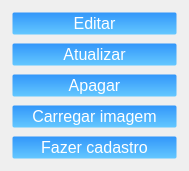
               <widget class="QFrame" name="frame_20">
                <property name="sizePolicy">
                 <sizepolicy hsizetype="Expanding" vsizetype="Expanding">
                  <horstretch>0</horstretch>
                  <verstretch>0</verstretch>
                 </sizepolicy>
                </property>
                <property name="maximumSize">
                 <size>
                  <width>189</width>
                  <height>219</height>
                 </size>
                </property>
                <property name="frameShape">
                 <enum>QFrame::NoFrame</enum>
                </property>
                <property name="frameShadow">
                 <enum>QFrame::Raised</enum>
                </property>
                <layout class="QGridLayout" name="gridLayout_38">
                 <item row="0" column="0">
                  <layout class="QVBoxLayout" name="verticalLayout_4">
                   <item>
                    <widget class="QPushButton" name="btn_editar_cadastro">
                     <property name="sizePolicy">
                      <sizepolicy hsizetype="Expanding" vsizetype="Expanding">
                       <horstretch>0</horstretch>
                       <verstretch>0</verstretch>
                      </sizepolicy>
                     </property>
                     <property name="maximumSize">
                      <size>
                       <width>16777215</width>
                       <height>30</height>
                      </size>
                     </property>
                     <property name="styleSheet">
                      <string notr="true">QPushButton {
    color: rgb(255, 255, 255);
    border-radius: 3px;
    font-size: 16px;
    background: qlineargradient(x1:0, y1:0, x2:0, y2:1, stop:0 rgb(50, 150, 250), stop:1 rgb(100, 200, 255)); /* Gradiente de azul claro para azul mais claro */
    border: 3px solid transparent;
}

QPushButton:hover {
    background: qlineargradient(x1:0, y1:0, x2:0, y2:1, stop:0 rgb(100, 180, 255), stop:1 rgb(150, 220, 255)); /* Gradiente de azul mais claro para azul ainda mais claro */
    color: black;
}
</string>
                     </property>
                     <property name="text">
                      <string>Editar</string>
                     </property>
                    </widget>
                   </item>
                   <item>
                    <widget class="QPushButton" name="btn_atualizar_cadastro">
                     <property name="sizePolicy">
                      <sizepolicy hsizetype="Expanding" vsizetype="Expanding">
                       <horstretch>0</horstretch>
                       <verstretch>0</verstretch>
                      </sizepolicy>
                     </property>
                     <property name="maximumSize">
                      <size>
                       <width>16777215</width>
                       <height>30</height>
                      </size>
                     </property>
                     <property name="styleSheet">
                      <string notr="true">QPushButton {
    color: rgb(255, 255, 255);
    border-radius: 3px;
    font-size: 16px;
    background: qlineargradient(x1:0, y1:0, x2:0, y2:1, stop:0 rgb(50, 150, 250), stop:1 rgb(100, 200, 255)); /* Gradiente de azul claro para azul mais claro */
    border: 3px solid transparent;
}

QPushButton:hover {
    background: qlineargradient(x1:0, y1:0, x2:0, y2:1, stop:0 rgb(100, 180, 255), stop:1 rgb(150, 220, 255)); /* Gradiente de azul mais claro para azul ainda mais claro */
    color: black;
}
</string>
                     </property>
                     <property name="text">
                      <string>Atualizar</string>
                     </property>
                    </widget>
                   </item>
                   <item>
                    <widget class="QPushButton" name="btn_apagar_cadastro">
                     <property name="sizePolicy">
                      <sizepolicy hsizetype="Expanding" vsizetype="Expanding">
                       <horstretch>0</horstretch>
                       <verstretch>0</verstretch>
                      </sizepolicy>
                     </property>
                     <property name="maximumSize">
                      <size>
                       <width>16777215</width>
                       <height>30</height>
                      </size>
                     </property>
                     <property name="styleSheet">
                      <string notr="true">QPushButton {
    color: rgb(255, 255, 255);
    border-radius: 3px;
    font-size: 16px;
    background: qlineargradient(x1:0, y1:0, x2:0, y2:1, stop:0 rgb(50, 150, 250), stop:1 rgb(100, 200, 255)); /* Gradiente de azul claro para azul mais claro */
    border: 3px solid transparent;
}

QPushButton:hover {
    background: qlineargradient(x1:0, y1:0, x2:0, y2:1, stop:0 rgb(100, 180, 255), stop:1 rgb(150, 220, 255)); /* Gradiente de azul mais claro para azul ainda mais claro */
    color: black;
}
</string>
                     </property>
                     <property name="text">
                      <string>Apagar</string>
                     </property>
                    </widget>
                   </item>
                   <item>
                    <widget class="QPushButton" name="btn_carregar_imagem_4">
                     <property name="sizePolicy">
                      <sizepolicy hsizetype="Expanding" vsizetype="Expanding">
                       <horstretch>0</horstretch>
                       <verstretch>0</verstretch>
                      </sizepolicy>
                     </property>
                     <property name="maximumSize">
                      <size>
                       <width>16777215</width>
                       <height>30</height>
                      </size>
                     </property>
                     <property name="styleSheet">
                      <string notr="true">QPushButton {
    color: rgb(255, 255, 255);
    border-radius: 3px;
    font-size: 16px;
    background: qlineargradient(x1:0, y1:0, x2:0, y2:1, stop:0 rgb(50, 150, 250), stop:1 rgb(100, 200, 255)); /* Gradiente de azul claro para azul mais claro */
    border: 3px solid transparent;
}

QPushButton:hover {
    background: qlineargradient(x1:0, y1:0, x2:0, y2:1, stop:0 rgb(100, 180, 255), stop:1 rgb(150, 220, 255)); /* Gradiente de azul mais claro para azul ainda mais claro */
    color: black;
}
</string>
                     </property>
                     <property name="text">
                      <string>Carregar imagem</string>
                     </property>
                    </widget>
                   </item>
                   <item>
                    <widget class="QPushButton" name="btn_fazer_cadastro">
                     <property name="sizePolicy">
                      <sizepolicy hsizetype="Expanding" vsizetype="Expanding">
                       <horstretch>0</horstretch>
                       <verstretch>0</verstretch>
                      </sizepolicy>
                     </property>
                     <property name="maximumSize">
                      <size>
                       <width>16777215</width>
                       <height>30</height>
                      </size>
                     </property>
                     <property name="styleSheet">
                      <string notr="true">QPushButton {
    color: rgb(255, 255, 255);
    border-radius: 3px;
    font-size: 16px;
    background: qlineargradient(x1:0, y1:0, x2:0, y2:1, stop:0 rgb(50, 150, 250), stop:1 rgb(100, 200, 255)); /* Gradiente de azul claro para azul mais claro */
    border: 3px solid transparent;
}

QPushButton:hover {
    background: qlineargradient(x1:0, y1:0, x2:0, y2:1, stop:0 rgb(100, 180, 255), stop:1 rgb(150, 220, 255)); /* Gradiente de azul mais claro para azul ainda mais claro */
    color: black;
}
</string>
                     </property>
                     <property name="text">
                      <string>Fazer cadastro</string>
                     </property>
                    </widget>
                   </item>
                  </layout>
                 </item>
                </layout>
               </widget>
